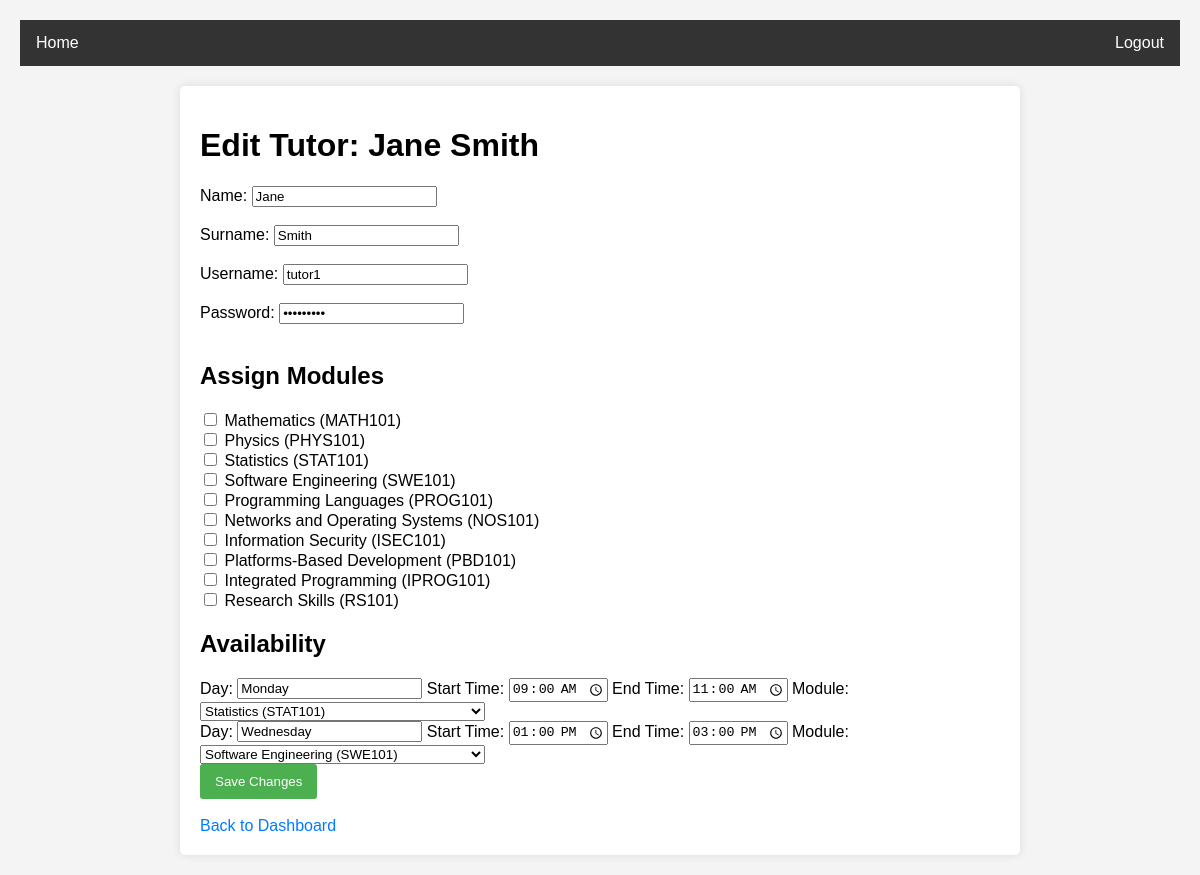
The app's page /edit_tutor/2 (signed in) with its own data.
### models.py (models this page shows)
class User(db.Model):
    __tablename__ = 'users'
    user_id = db.Column(db.Integer, primary_key=True)
    email = db.Column(db.String(120), unique=True, nullable=False)
    username = db.Column(db.String(80), unique=True, nullable=False)
    password = db.Column(db.String(120), nullable=False)
    role = db.Column(db.String(20), nullable=False)
    name = db.Column(db.String(80), nullable=False)
    surname = db.Column(db.String(80), nullable=False)

class Module(db.Model):
    __tablename__ = 'modules'
    module_id = db.Column(db.Integer, primary_key=True)
    module_name = db.Column(db.String(80), nullable=False)
    module_code = db.Column(db.String(10), unique=True, nullable=False)
    description = db.Column(db.String(200), nullable=True)

class TutorAvailability(db.Model):
    __tablename__ = 'tutor_availability'
    availability_id = db.Column(db.Integer, primary_key=True, autoincrement=True)
    tutor_id = db.Column(db.Integer, db.ForeignKey('users.user_id'), nullable=False)
    module_id = db.Column(db.Integer, db.ForeignKey('modules.module_id'), nullable=False)
    day_of_week = db.Column(db.String(10), nullable=False)
    start_time = db.Column(db.Time, nullable=False)
    end_time = db.Column(db.Time, nullable=False)
    module = db.relationship('Module', backref='tutor_availabilities')
    __table_args__ = (
        db.UniqueConstraint('tutor_id', 'module_id', 'day_of_week', 'start_time', 'end_time', name='unique_availability'),
    )

### app.py (the view, shortened to what this page needs)
@app.route('/edit_tutor/<int:tutor_id>', methods=['GET', 'POST'])
def edit_tutor(tutor_id):
    if 'user_id' not in session or session['role'] != 'admin':
        flash('Please log in as an admin', 'error')
        return redirect(url_for('login'))
    tutor = User.query.get_or_404(tutor_id)
    modules = Module.query.all()
    availability = TutorAvailability.query.filter_by(tutor_id=tutor_id).all()
    return render_template('edit_tutor.html', tutor=tutor, modules=modules, availability=availability)

### templates/edit_tutor.html (shortened to what this page needs)
{% extends 'base.html' %}
{% block content %}
    <h1>Edit Tutor: {{ tutor.name }} {{ tutor.surname }}</h1>
    <form method="POST">
        <label for="name">Name:</label>
        <input type="text" id="name" name="name" value="{{ tutor.name }}" required><br><br>
        <label for="surname">Surname:</label>
        <input type="text" id="surname" name="surname" value="{{ tutor.surname }}" required><br><br>
        <label for="username">Username:</label>
        <input type="text" id="username" name="username" value="{{ tutor.username }}" required><br><br>
        <label for="password">Password:</label>
        <input type="password" id="password" name="password" value="{{ tutor.password }}" required><br><br>
        <h2>Assign Modules</h2>
        {% for module in modules %}
            <input type="checkbox" id="module_{{ module.module_id }}" name="module_ids" value="{{ module.module_id }}"
                   {% if module in tutor.modules %}checked{% endif %}>
            <label for="module_{{ module.module_id }}">{{ module.module_name }} ({{ module.module_code }})</label><br>
        {% endfor %}
        <h2>Availability</h2>
        {% for slot in availability %}
            <div>
                <label>Day:</label>
                <input type="text" name="day_of_week_{{ slot.availability_id }}" value="{{ slot.day_of_week }}" required>
                <label>Start Time:</label>
                <input type="time" name="start_time_{{ slot.availability_id }}" value="{{ slot.start_time }}" required>
                <label>End Time:</label>
                <input type="time" name="end_time_{{ slot.availability_id }}" value="{{ slot.end_time }}" required>
                <label>Module:</label>
                <select name="module_id_{{ slot.availability_id }}">
                    {% for module in modules %}
                        <option value="{{ module.module_id }}" {% if module.module_id == slot.module_id %}selected{% endif %}>
                            {{ module.module_name }} ({{ module.module_code }})
                        </option>
                    {% endfor %}
                </select>
            </div>
        {% endfor %}
        <input type="submit" value="Save Changes">
    </form>
    <br>
    <a href="{{ url_for('admin_dashboard') }}">Back to Dashboard</a>
{% endblock %}

### templates/base.html (style rules this page uses)
body { font-family: Arial, sans-serif; margin: 0; padding: 20px; background-color: #f4f4f4; }
button, input[type="submit"] { background-color: #4CAF50; color: white; padding: 10px 15px; border: none; border-radius: 3px; cursor: pointer; }
a { color: #007bff; text-decoration: none; }

### records on screen
User: name "Jane", surname "Smith", username "tutor1"
Module: module_name "Mathematics", module_code "MATH101"
Module: module_name "Physics", module_code "PHYS101"
Module: module_name "Statistics", module_code "STAT101"
Module: module_name "Software Engineering", module_code "SWE101"
Module: module_name "Programming Languages", module_code "PROG101"
Module: module_name "Networks and Operating Systems", module_code "NOS101"
Module: module_name "Information Security", module_code "ISEC101"
Module: module_name "Platforms-Based Development", module_code "PBD101"
Module: module_name "Integrated Programming", module_code "IPROG101"
Module: module_name "Research Skills", module_code "RS101"
TutorAvailability: day_of_week "Monday", start_time "09:00:00", end_time "11:00:00", module+availability_id "Statistics (STAT101)"
TutorAvailability: day_of_week "Wednesday", start_time "13:00:00", end_time "15:00:00", module+availability_id "Software Engineering (SWE101)"
